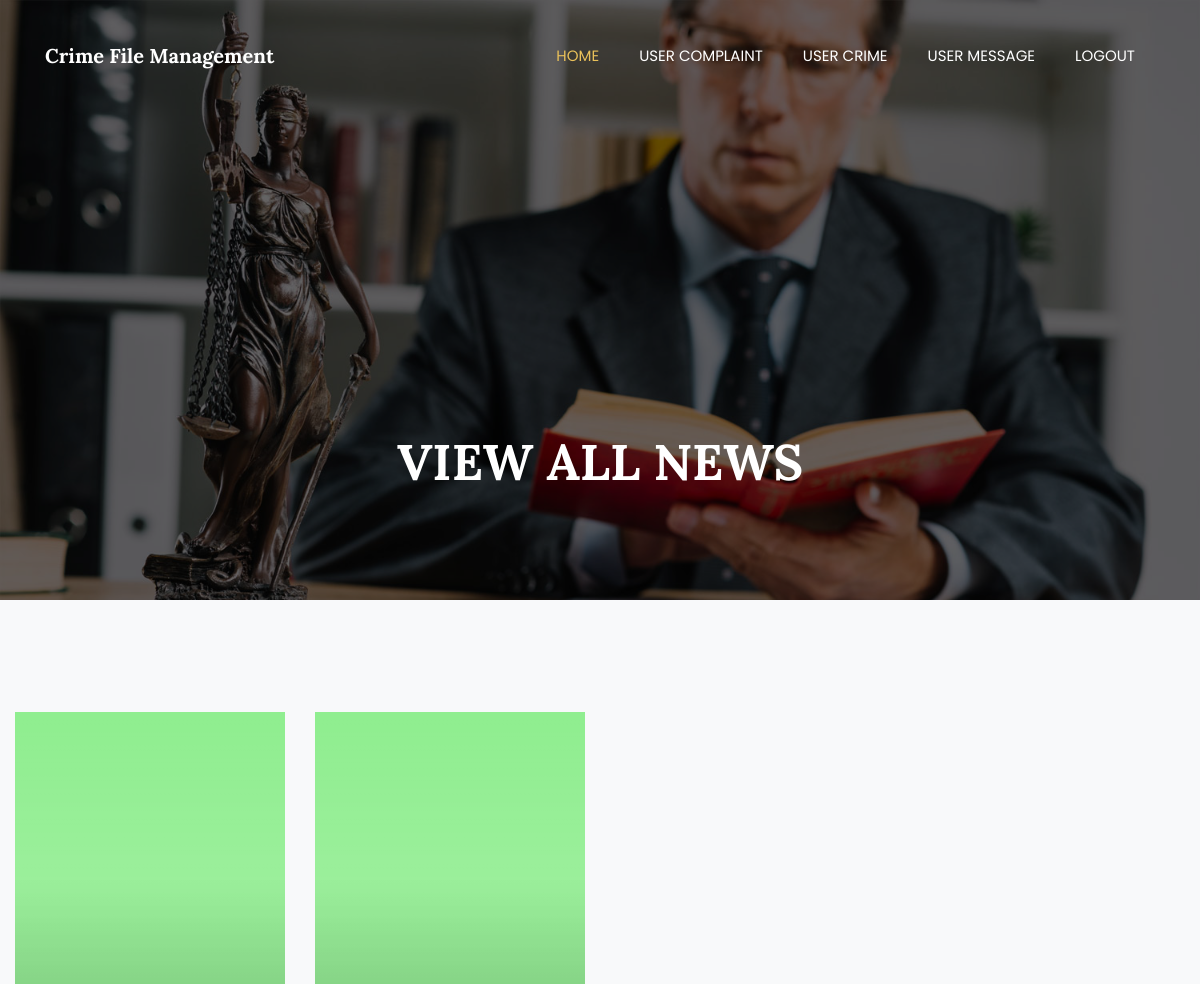
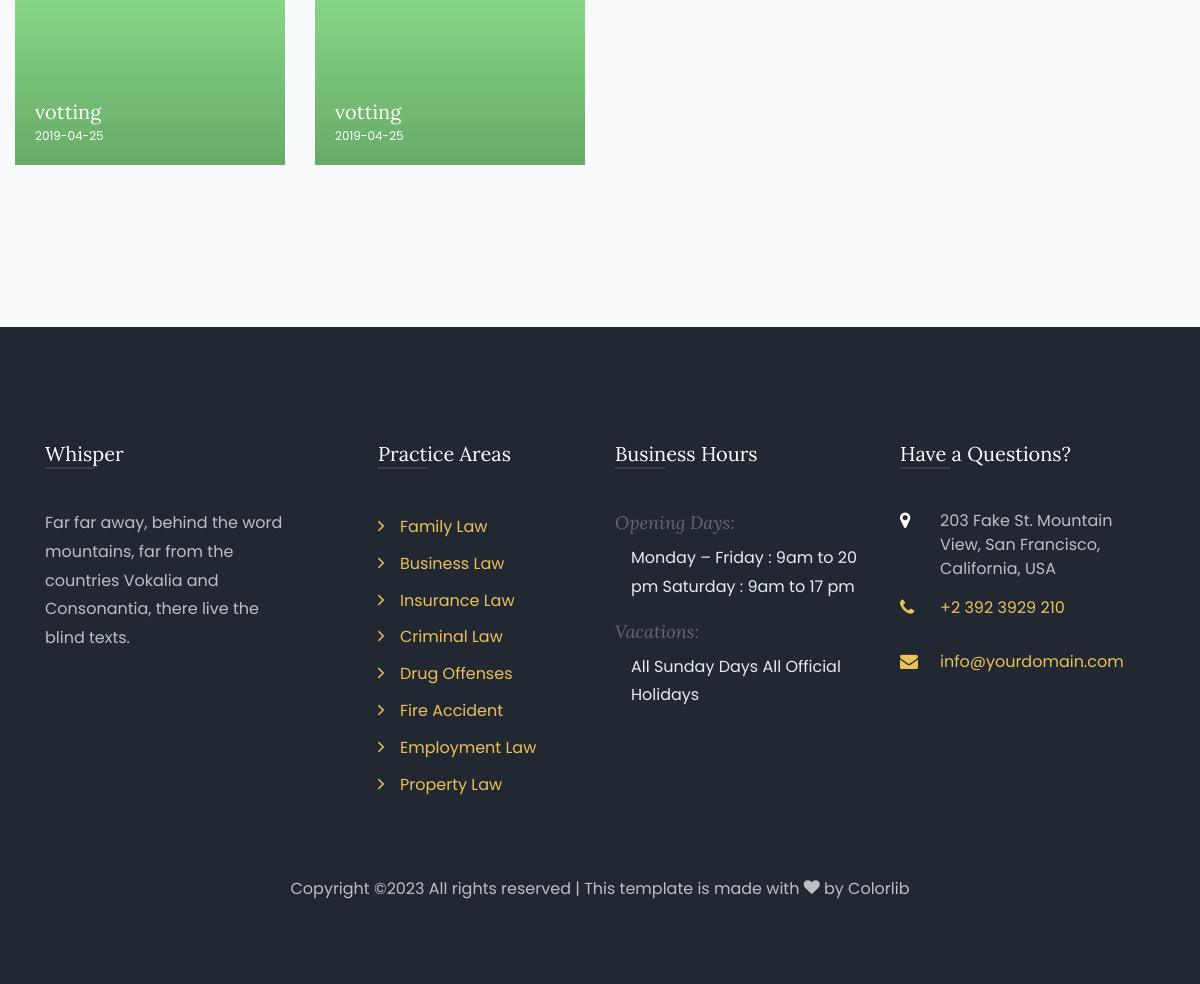
Page /d_news/ (signed in) on the committed database (2 pictures, top to bottom).
### crime/models.py (models this page shows, shortened)
class Addnews(models.Model):
	p_id = models.AutoField(primary_key=True)
	title=models.CharField(max_length=100)
	date=models.CharField(max_length=100)
	time=models.CharField(max_length=100)
	place=models.CharField(max_length=100)
	matter=models.TextField(max_length=2000)

### crime/views.py (the view)
# urls.py: path('d_news/', views.d_news),
def d_news(request):
	if request.session.has_key('admin'):
		email = request.session['admin']
		data=Addnews.objects.all()
		return render(request,"template/viewnews.html", {"usernames" : email,"alldata":data})
	else:
		return redirect('/login/')

### crime/template/viewnews.html (shortened to what this page needs)
{% load static %}
{% include 'template/adminmenu.html' %}
    <section class="hero-wrap hero-wrap-2"
    style="background-image: url({% static 'images/bg_2.jpg' %});" data-stellar-background-ratio="0.5">
      <div class="overlay"></div>
      <div class="container">
        <div class="row no-gutters slider-text align-items-end justify-content-center">
          <div class="col-md-9 ftco-animate pb-5 text-center">
            <h1 class="mb-3 bread">VIEW ALL NEWS </h1>
            <p class="breadcrumbs"><span class="mr-2">
          </div>
        </div>
      </div>
    </section>
   <section class="ftco-section bg-light">
      <div class="container-fluid">
        <div class="row">
          {% for single in alldata %}
          <div class="col-lg-3 col-sm-6">
            <div class="block-2 ftco-animate">
              <div class="flipper">
                <div class="front">
                  <div class="box">
                    <h2>{{single.title}}</h2>
                    <p>{{single.date}}</p>
                  </div>
                </div>
              </div>
            </div>
          </div>
          {% endfor %}
        </div>
      </div>
    </section>
    {% include 'template/adminfooter.html' %}

### rows in the picture
Addnews: title "votting", date "2019-04-25"
Addnews: title "votting", date "2019-04-25"
